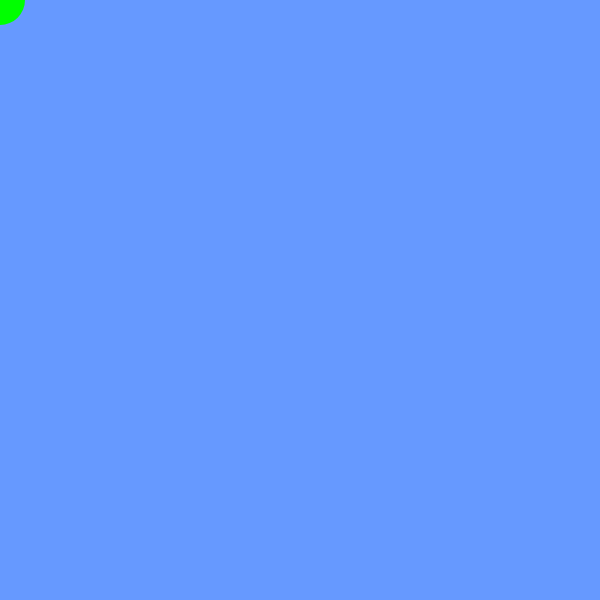
Frame 1 (no input)
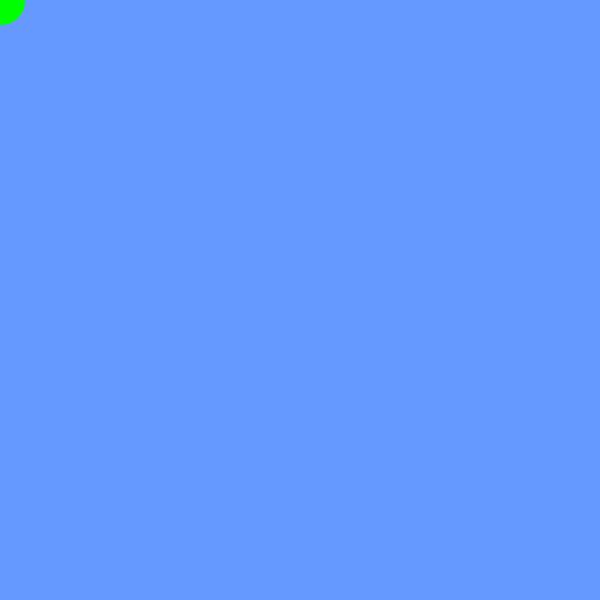
Frame 60 (no input)
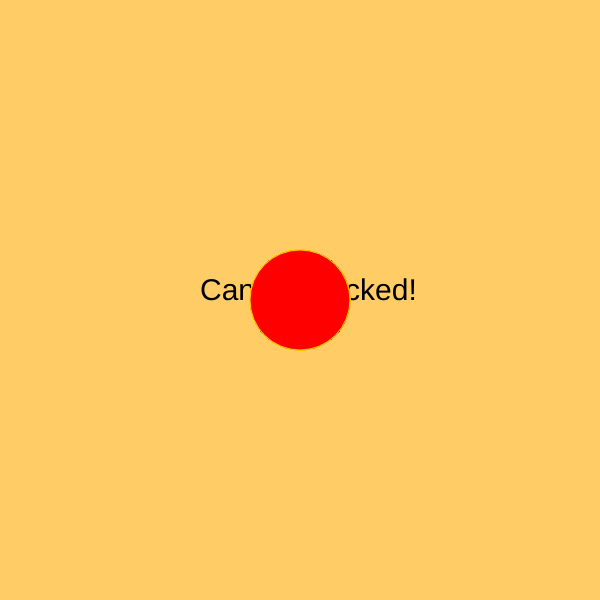
Frame 120 (the mouse pressed at the canvas centre since frame 60)

The p5.js sketch that drew these frames (run headless with seeded random() and noise() and a simulated clock; from frame 60 on, the mouse is pressed at the canvas centre):

// p5.js sketch
// ── sketch.js
//@Author: David Maduike Modified Proffesor Talmage original copy.
function setup() {
  createCanvas(600, 600); // I increased the canvas size
  background(102, 153, 255); //Background color changed
}

function draw() {
  if (mouseIsPressed) {
    fill(255, 0, 0); // Changed fill color when mouse is pressed
    stroke(255, 204, 0); // Changed stroke color when mouse is pressed
    ellipse(mouseX, mouseY, 100, 100); // Increased ellipse size
  } else {
    fill(0, 255, 0); // Change fill color when mouse is not pressed
    noStroke(); // Remove stroke when mouse is not pressed
    ellipse(mouseX, mouseY, 50, 50); // Decreased ellipse size
  }
}

function mousePressed() {
  background(255, 204, 102); // Change background color on canvas click
  textSize(30); // Change text size
  fill(0); // Change text color
  text("Canvas Clicked!", 200, 300); // Display a different message
}
